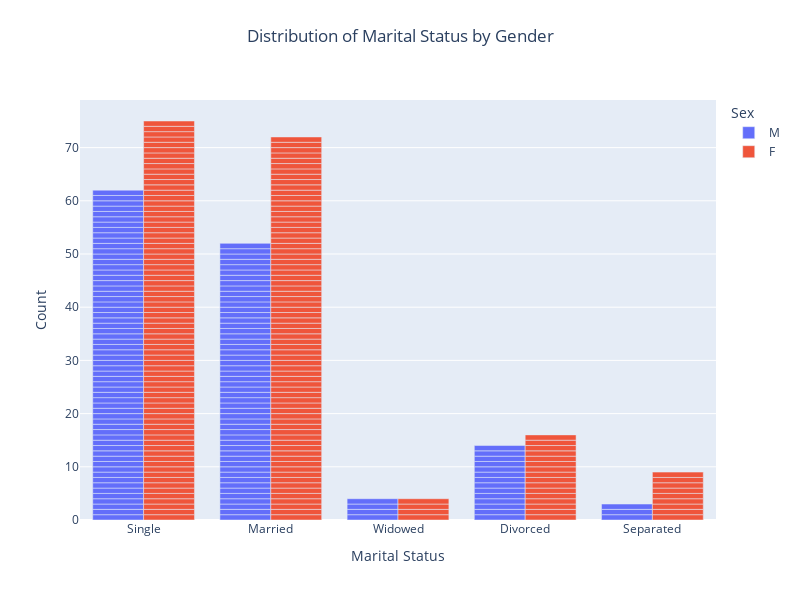

Notebook code for this chart:
### Markdown cell above
#### 2.3 Distribution of Marital Status by Gender using bar plot.

### Code cell
fig = px.bar(df, x='MaritalDesc',
             color='Sex',
             title='Distribution of Marital Status by Gender')


# fig.update_traces(texttemplate='percent+label', textfont_size=20)

fig.update_layout(
    xaxis_title = 'Marital Status',
    yaxis_title = 'Count',
    barmode = 'group',
    height = 600,
    width = 800,
    title=dict(text='Distribution of Marital Status by Gender', x=0.5, y=0.95, xanchor='center', yanchor='top')
)
fig.show()

### Figure 1 — Plotly figure (JSON) as saved in the notebook; plotly's stock layout.template omitted (floating-point values rounded to 4 significant figures; data arrays with more than 128 entries replaced by an {"elided": "..."} marker saying what was removed)
{"data": [{"alignmentgroup": "True", "hovertemplate": "Sex=M <br>MaritalDesc=%{x}<br>count=%{y}<extra></extra>", "legendgroup": "M ", "marker": {"color": "#636efa", "pattern": {"shape": ""}}, "name": "M ", "offsetgroup": "M ", "orientation": "v", "showlegend": true, "textposition": "auto", "type": "bar", "x": {"elided": "135 str values"}, "xaxis": "x", "y": {"elided": "135 int values"}, "yaxis": "y"}, {"alignmentgroup": "True", "hovertemplate": "Sex=F<br>MaritalDesc=%{x}<br>count=%{y}<extra></extra>", "legendgroup": "F", "marker": {"color": "#EF553B", "pattern": {"shape": ""}}, "name": "F", "offsetgroup": "F", "orientation": "v", "showlegend": true, "textposition": "auto", "type": "bar", "x": {"elided": "176 str values"}, "xaxis": "x", "y": {"elided": "176 int values"}, "yaxis": "y"}], "layout": {"barmode": "group", "height": 600, "legend": {"title": {"text": "Sex"}, "tracegroupgap": 0}, "title": {"text": "Distribution of Marital Status by Gender", "x": 0.5, "xanchor": "center", "y": 0.95, "yanchor": "top"}, "width": 800, "xaxis": {"anchor": "y", "domain": [0, 1], "title": {"text": "Marital Status"}}, "yaxis": {"anchor": "x", "domain": [0, 1], "title": {"text": "Count"}}}}
